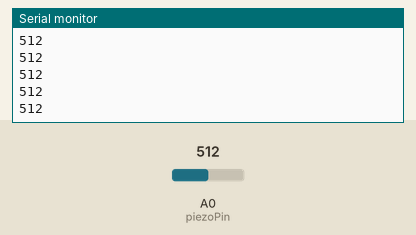
This sketch was run on a simulated Arduino Uno, built with avr-gcc and run on an emulated ATmega328P. Shown: the last lines printed to the serial monitor. The test bench sets the inputs (shaded band); at power-on: A0 (piezoPin) = 512.

Above: at 1.2 s.
1.3 s: A0 (piezoPin) set to 716
At 2.2 s:
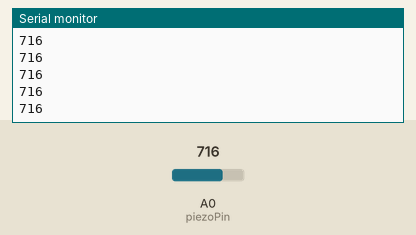
2.8 s: A0 (piezoPin) set to 900
At 3.9 s:
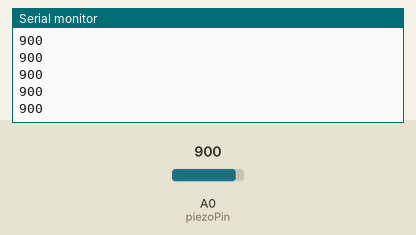
Timing chart, 0 to 5.8 s (numbered marks = the images above; inputs shaded):
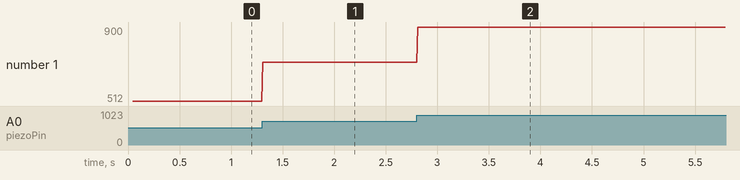

The sketch:

sketch_sep9a.ino
```cpp
// 피에조 진동 센서 (압전 센서)
// A0 → 센서 신호선
// GND → GND
// VCC → 5V 또는 3.3V

const int piezoPin = A0;   // 센서 핀
int sensorValue = 0;

void setup() {
  Serial.begin(9600);    // 전송 속도를 충분히 빠르게 (Python과 동일하게 맞추세요)
  Serial.println("피에조 진동 센서 측정 시작...");
}

void loop() {
  sensorValue = analogRead(piezoPin); // 센서 값 읽기 (0~1023)

  // 시리얼로 전송
  Serial.println(sensorValue);

  delay(10); // 🔹 10ms 대기 → 초당 약 100회 출력
}
```

Measured:
- after the input at 1.3 s, the serial monitor: prints a new line at once (image 1)
- after the input at 2.8 s, the serial monitor: prints a new line at once (image 2)
- plotted number 1: 512 → 716 after the input at 1.3 s, 716 → 900 after the input at 2.8 s
